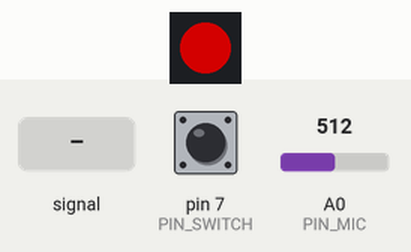
This sketch was run on a simulated Arduino Uno, built with avr-gcc and run on an emulated ATmega328P. Parts: 1 RGB LEDs in strip order, left to right. The inputs (shaded band) are chosen by the test bench; at power-on: pin 7 (PIN_SWITCH) HIGH, A0 (PIN_MIC) = 512. Dim RGB values are drawn brighter than linear.

Above: at 1.2 s.
1.3 s: pin 7 (PIN_SWITCH) pulled LOW for 3.2 s
At 2.2 s:
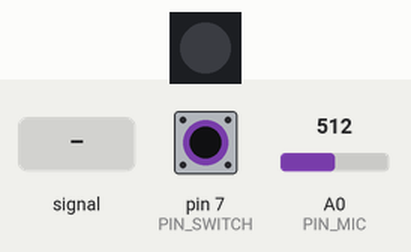
6.0 s: A0 (PIN_MIC) fed a 200 Hz sine of ±81 counts around its level
9.0 s: A0 (PIN_MIC) set to 716
At 10.2 s:
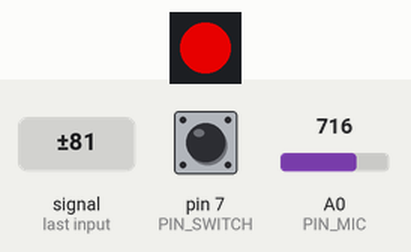
10.5 s: A0 (PIN_MIC) fed a 1000 Hz sine of ±255 counts around its level
13.5 s: pin 7 (PIN_SWITCH) pulled LOW for 1 s
At 14.4 s:
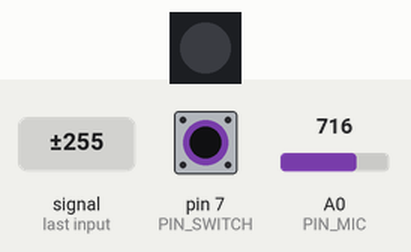
17.5 s: A0 (PIN_MIC) set to 1023
At 18.0 s:
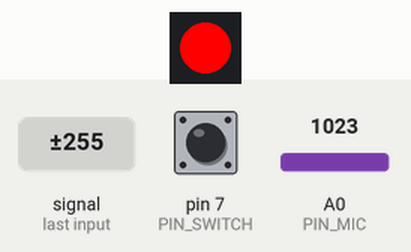
Timing chart, 0 to 20.0 s (numbered marks = the images above; inputs shaded):
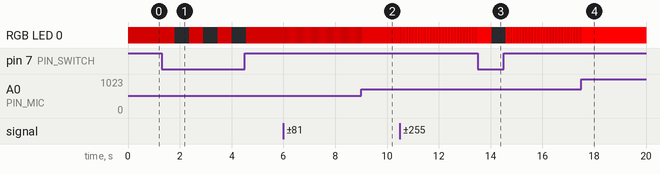

The sketch:

Phone_Amplify_LED.ino
```cpp
#include <Adafruit_NeoPixel.h>

#define PIN_LED 6
#define PIN_MIC A0
#define PIN_SWITCH 7

Adafruit_NeoPixel strip = Adafruit_NeoPixel(1, PIN_LED, NEO_GRB + NEO_KHZ800);

int micValue = 0;
bool isOn = true;

void setup() {
  Serial.begin(9600);
  strip.begin();
  strip.show(); // Initialize all pixels to 'off'

  pinMode(PIN_MIC, INPUT);
  pinMode(PIN_SWITCH, INPUT_PULLUP); // Use INPUT_PULLUP for the switch to avoid external pull-up resistor
}

void loop() {
  micValue = analogRead(PIN_MIC);

  if (digitalRead(PIN_SWITCH) == LOW) {
    isOn = !isOn;
    delay(500); // Debounce delay
  }

  if (isOn) {
    // Map micValue to the LED brightness (adjust the mapping based on your microphone sensitivity)
    int brightness = map(micValue, 0, 1023, 0, 255);

    // Update the LED color and brightness
    strip.setBrightness(brightness);
    strip.setPixelColor(0, strip.Color(255, 0, 0)); // Red color, you can change it
    strip.show();
  } else {
    // Turn off the LED when the system is off
    strip.setPixelColor(0, strip.Color(0, 0, 0));
    strip.show();
  }

  delay(50); // Adjust the delay based on the responsiveness you desire
}
```

Measured:
- after the input at 1.3 s, RGB LED 0: alternates RGB(127, 0, 0) for 0.55 s and off for 0.55 s, 6 changes in all, then stays RGB(127, 0, 0), starting after 0.51 s
